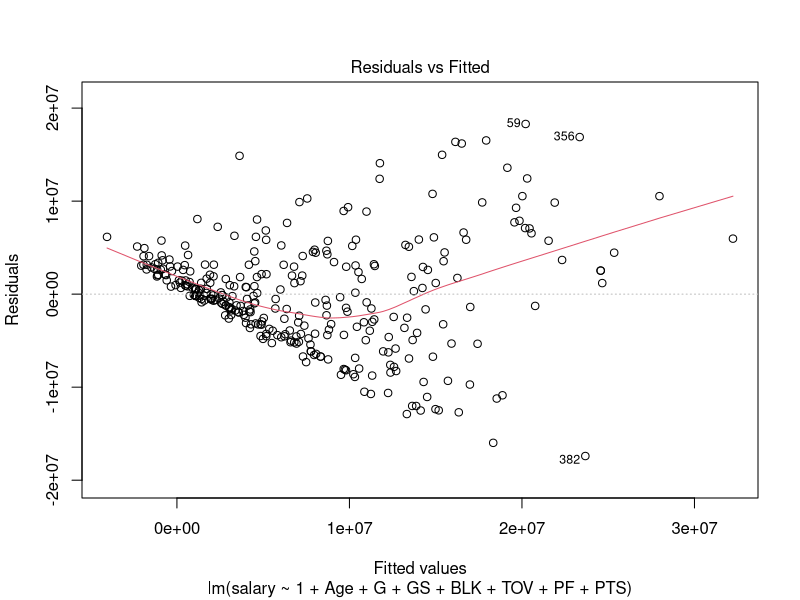
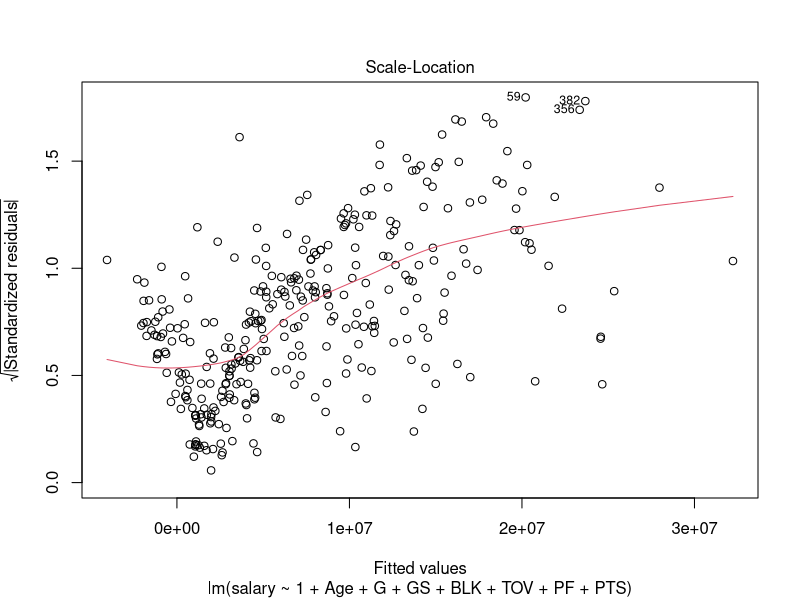
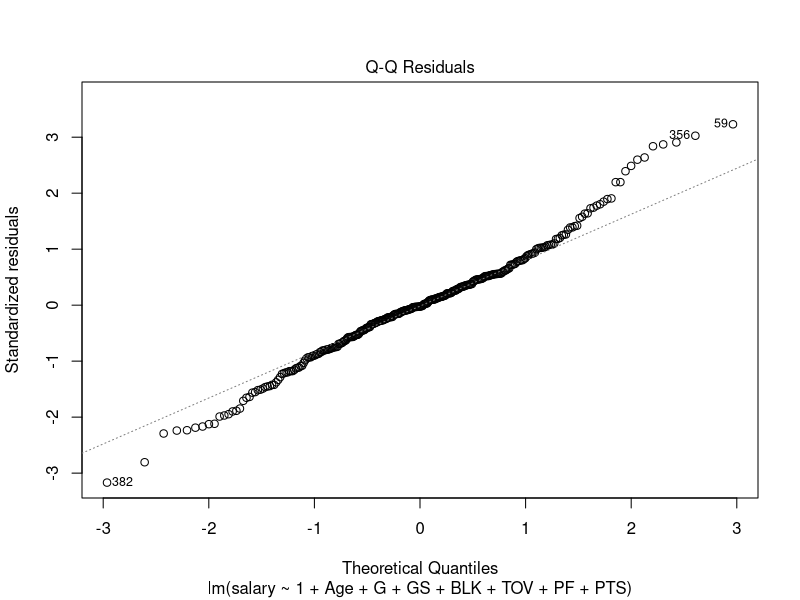
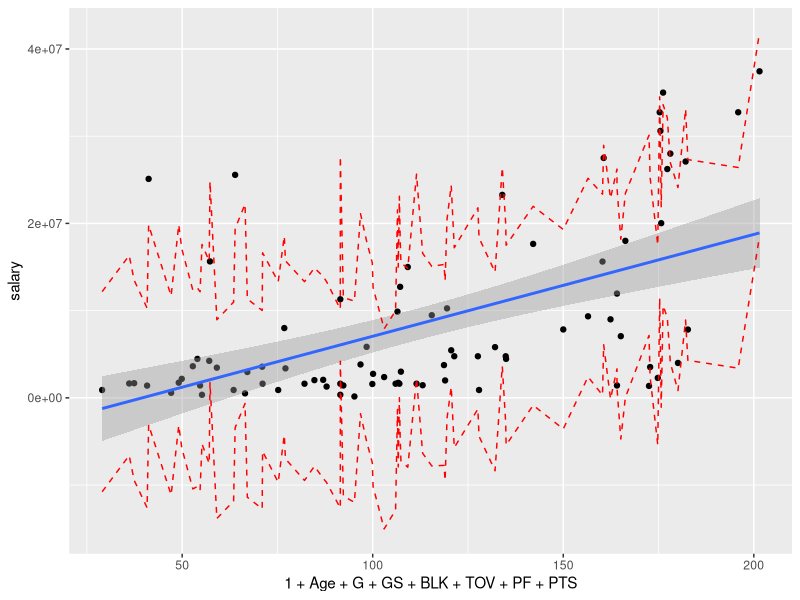
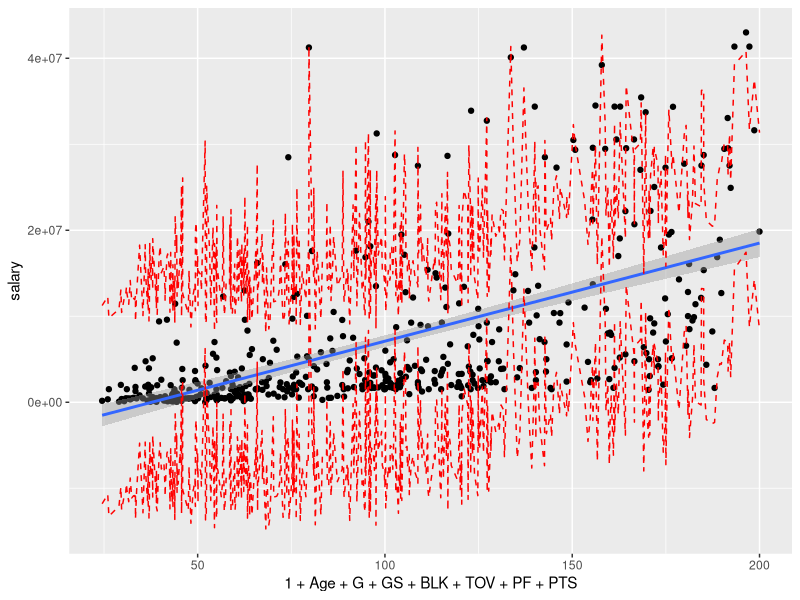

These charts were generated, in order, by the following R code:
## ---- chunk 1
knitr::opts_chunk$set(echo = TRUE)
library(tidyverse)
library(dplyr)
## ---- chunk 2
player_stats_2019_20 <- read.csv("2019-20_player_stats.csv")
player_salaries_2019_20 <- read.csv("2019-20_player_salaries.csv")
colnames(player_salaries_2019_20)[3] <- "Player"

player_stats_2020_21 <- read.csv("2020-21_player_stats.csv")
player_salaries_2020_21 <- read.csv("2020-21_player_salaries.csv")
colnames(player_salaries_2020_21)[3] <- "salary"
## ---- chunk 3
merged_2019_20 <- merge(player_salaries_2019_20, player_stats_2019_20, by = 'Player')
merged_2019_20 <- merged_2019_20 %>%
  distinct(Player, .keep_all = TRUE)
head(merged_2019_20)

merged_2020_21 <- merge(player_salaries_2020_21, player_stats_2020_21, by = 'Player')
merged_2020_21 <- merged_2020_21 %>%
  distinct(Player, .keep_all = TRUE)
head(merged_2020_21)
## ---- chunk 4
data_split <- sort(sample(nrow(merged_2019_20), nrow(merged_2019_20)*0.8))
train <- merged_2019_20[data_split,]
dev <- merged_2019_20[-data_split,]
test <- merged_2020_21
## ---- chunk 5
model <- lm(salary ~ 1 + Age + G + GS + BLK + TOV + PF + PTS, train)
## ---- chunk 6
plot(model, which = 1)
## ---- chunk 7
plot(model, which = 3)
## ---- chunk 8
plot(model, which = 2)
## ---- chunk 9
library(car)
library(lmtest)
vcv0 <- hccm(model, type = "hc0")

library("broom")
modelv2 <- coeftest(model, vcov = vcv0)
modelv2
## ---- chunk 10
dev_predictions <- predict(model, newdata = dev, interval = "prediction")
dev_predictions <- as.data.frame(dev_predictions)
mean(dev_predictions$lwr <= dev$salary & dev$salary <= dev_predictions$upr)
test_predictions <- predict(model, newdata = test, interval = "prediction")
test_predictions <- as.data.frame(test_predictions)
mean(test_predictions$lwr <= test$salary & test$salary <= test_predictions$upr)
## ---- chunk 11
library("ggplot2")
devbind <- cbind(dev, dev_predictions)
devplot <- ggplot(devbind, aes(1 + Age + G + GS + BLK + TOV + PF + PTS, salary)) +
  geom_point() +
  stat_smooth(method = lm)
devplot + geom_line(aes(y = lwr), color = "red", linetype = "dashed") +
    geom_line(aes(y = upr), color = "red", linetype = "dashed")

testbind <- cbind(test, test_predictions)
testplot <- ggplot(testbind, aes(1 + Age + G + GS + BLK + TOV + PF + PTS, salary)) +
  geom_point() +
  stat_smooth(method = lm)
testplot + geom_line(aes(y = lwr), color = "red", linetype = "dashed") +
    geom_line(aes(y = upr), color = "red", linetype = "dashed")
